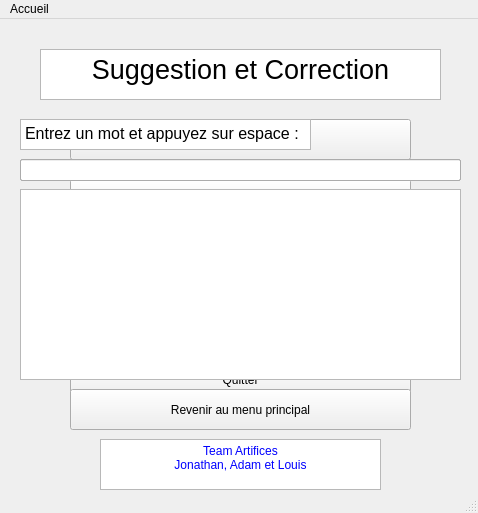
<?xml version="1.0" encoding="UTF-8"?>
<ui version="4.0">
 <class>MainWindow</class>
 <widget class="QMainWindow" name="MainWindow">
  <property name="geometry">
   <rect>
    <x>0</x>
    <y>0</y>
    <width>478</width>
    <height>513</height>
   </rect>
  </property>
  <property name="windowTitle">
   <string>MainWindow</string>
  </property>
  <widget class="QWidget" name="centralWidget">
   <widget class="QPushButton" name="boutonOuvrir">
    <property name="geometry">
     <rect>
      <x>70</x>
      <y>100</y>
      <width>341</width>
      <height>41</height>
     </rect>
    </property>
    <property name="text">
     <string>Ouvrir un lexique</string>
    </property>
   </widget>
   <widget class="QPushButton" name="boutonSuggestion">
    <property name="geometry">
     <rect>
      <x>70</x>
      <y>160</y>
      <width>341</width>
      <height>41</height>
     </rect>
    </property>
    <property name="text">
     <string>Utiliser la fonctionnalité de suggestion</string>
    </property>
   </widget>
   <widget class="QPushButton" name="boutonCorrection">
    <property name="geometry">
     <rect>
      <x>70</x>
      <y>220</y>
      <width>341</width>
      <height>41</height>
     </rect>
    </property>
    <property name="text">
     <string>Utiliser la fonctionnalité de correction</string>
    </property>
   </widget>
   <widget class="QPushButton" name="boutonSuggestionCorrection">
    <property name="geometry">
     <rect>
      <x>70</x>
      <y>280</y>
      <width>341</width>
      <height>41</height>
     </rect>
    </property>
    <property name="text">
     <string>Utiliser la fonctionnalité de suggestion et de correction</string>
    </property>
   </widget>
   <widget class="QPushButton" name="boutonQuitter">
    <property name="geometry">
     <rect>
      <x>70</x>
      <y>340</y>
      <width>341</width>
      <height>41</height>
     </rect>
    </property>
    <property name="text">
     <string>Quitter</string>
    </property>
   </widget>
   <widget class="QLineEdit" name="EntrerTextSuggestion">
    <property name="geometry">
     <rect>
      <x>20</x>
      <y>140</y>
      <width>441</width>
      <height>22</height>
     </rect>
    </property>
   </widget>
   <widget class="QTextBrowser" name="textTitreMain">
    <property name="geometry">
     <rect>
      <x>40</x>
      <y>30</y>
      <width>401</width>
      <height>51</height>
     </rect>
    </property>
    <property name="html">
     <string>&lt;!DOCTYPE HTML PUBLIC &quot;-//W3C//DTD HTML 4.0//EN&quot; &quot;http://www.w3.org/TR/REC-html40/strict.dtd&quot;&gt;
&lt;html&gt;&lt;head&gt;&lt;meta name=&quot;qrichtext&quot; content=&quot;1&quot; /&gt;&lt;style type=&quot;text/css&quot;&gt;
p, li { white-space: pre-wrap; }
&lt;/style&gt;&lt;/head&gt;&lt;body style=&quot; font-family:'MS Shell Dlg 2'; font-size:8.25pt; font-weight:400; font-style:normal;&quot;&gt;
&lt;p align=&quot;center&quot; style=&quot; margin-top:0px; margin-bottom:0px; margin-left:0px; margin-right:0px; -qt-block-indent:0; text-indent:0px;&quot;&gt;&lt;span style=&quot; font-family:'Sans Serif'; font-size:20pt;&quot;&gt;Automates et Langages&lt;/span&gt;&lt;/p&gt;&lt;/body&gt;&lt;/html&gt;</string>
    </property>
   </widget>
   <widget class="QTextBrowser" name="textPar">
    <property name="geometry">
     <rect>
      <x>100</x>
      <y>420</y>
      <width>281</width>
      <height>51</height>
     </rect>
    </property>
    <property name="html">
     <string>&lt;!DOCTYPE HTML PUBLIC &quot;-//W3C//DTD HTML 4.0//EN&quot; &quot;http://www.w3.org/TR/REC-html40/strict.dtd&quot;&gt;
&lt;html&gt;&lt;head&gt;&lt;meta name=&quot;qrichtext&quot; content=&quot;1&quot; /&gt;&lt;style type=&quot;text/css&quot;&gt;
p, li { white-space: pre-wrap; }
&lt;/style&gt;&lt;/head&gt;&lt;body style=&quot; font-family:'MS Shell Dlg 2'; font-size:8.25pt; font-weight:400; font-style:normal;&quot;&gt;
&lt;p align=&quot;center&quot; style=&quot; margin-top:0px; margin-bottom:0px; margin-left:0px; margin-right:0px; -qt-block-indent:0; text-indent:0px;&quot;&gt;&lt;span style=&quot; font-family:'Sans Serif'; font-size:9pt; color:#0000ff;&quot;&gt;Team Artifices&lt;/span&gt;&lt;/p&gt;
&lt;p align=&quot;center&quot; style=&quot; margin-top:0px; margin-bottom:0px; margin-left:0px; margin-right:0px; -qt-block-indent:0; text-indent:0px;&quot;&gt;&lt;span style=&quot; font-family:'Sans Serif'; font-size:9pt; color:#0000ff;&quot;&gt;Jonathan, Adam et Louis&lt;/span&gt;&lt;/p&gt;&lt;/body&gt;&lt;/html&gt;</string>
    </property>
   </widget>
   <widget class="QTextBrowser" name="textOutput">
    <property name="geometry">
     <rect>
      <x>20</x>
      <y>170</y>
      <width>441</width>
      <height>191</height>
     </rect>
    </property>
    <property name="html">
     <string>&lt;!DOCTYPE HTML PUBLIC &quot;-//W3C//DTD HTML 4.0//EN&quot; &quot;http://www.w3.org/TR/REC-html40/strict.dtd&quot;&gt;
&lt;html&gt;&lt;head&gt;&lt;meta name=&quot;qrichtext&quot; content=&quot;1&quot; /&gt;&lt;style type=&quot;text/css&quot;&gt;
p, li { white-space: pre-wrap; }
&lt;/style&gt;&lt;/head&gt;&lt;body style=&quot; font-family:'MS Shell Dlg 2'; font-size:8.25pt; font-weight:400; font-style:normal;&quot;&gt;
&lt;p style=&quot;-qt-paragraph-type:empty; margin-top:0px; margin-bottom:0px; margin-left:0px; margin-right:0px; -qt-block-indent:0; text-indent:0px; font-family:'Sans Serif'; font-size:9pt;&quot;&gt;&lt;br /&gt;&lt;/p&gt;&lt;/body&gt;&lt;/html&gt;</string>
    </property>
   </widget>
   <widget class="QPushButton" name="boutonRevenirMenu">
    <property name="geometry">
     <rect>
      <x>70</x>
      <y>370</y>
      <width>341</width>
      <height>41</height>
     </rect>
    </property>
    <property name="text">
     <string>Revenir au menu principal</string>
    </property>
   </widget>
   <widget class="QTextBrowser" name="textEntrerMot">
    <property name="geometry">
     <rect>
      <x>20</x>
      <y>100</y>
      <width>151</width>
      <height>31</height>
     </rect>
    </property>
    <property name="html">
     <string>&lt;!DOCTYPE HTML PUBLIC &quot;-//W3C//DTD HTML 4.0//EN&quot; &quot;http://www.w3.org/TR/REC-html40/strict.dtd&quot;&gt;
&lt;html&gt;&lt;head&gt;&lt;meta name=&quot;qrichtext&quot; content=&quot;1&quot; /&gt;&lt;style type=&quot;text/css&quot;&gt;
p, li { white-space: pre-wrap; }
&lt;/style&gt;&lt;/head&gt;&lt;body style=&quot; font-family:'MS Shell Dlg 2'; font-size:8.25pt; font-weight:400; font-style:normal;&quot;&gt;
&lt;p style=&quot; margin-top:0px; margin-bottom:0px; margin-left:0px; margin-right:0px; -qt-block-indent:0; text-indent:0px;&quot;&gt;&lt;span style=&quot; font-family:'Sans Serif'; font-size:12pt;&quot;&gt;Entrez un mot :&lt;/span&gt;&lt;/p&gt;&lt;/body&gt;&lt;/html&gt;</string>
    </property>
   </widget>
   <widget class="QLineEdit" name="EntrerTextCorrection">
    <property name="geometry">
     <rect>
      <x>20</x>
      <y>140</y>
      <width>441</width>
      <height>22</height>
     </rect>
    </property>
   </widget>
   <widget class="QLineEdit" name="EntrerTextSuggestionCorrection">
    <property name="geometry">
     <rect>
      <x>20</x>
      <y>140</y>
      <width>441</width>
      <height>22</height>
     </rect>
    </property>
   </widget>
   <widget class="QTextBrowser" name="textTitreSuggestion">
    <property name="geometry">
     <rect>
      <x>40</x>
      <y>30</y>
      <width>401</width>
      <height>51</height>
     </rect>
    </property>
    <property name="html">
     <string>&lt;!DOCTYPE HTML PUBLIC &quot;-//W3C//DTD HTML 4.0//EN&quot; &quot;http://www.w3.org/TR/REC-html40/strict.dtd&quot;&gt;
&lt;html&gt;&lt;head&gt;&lt;meta name=&quot;qrichtext&quot; content=&quot;1&quot; /&gt;&lt;style type=&quot;text/css&quot;&gt;
p, li { white-space: pre-wrap; }
&lt;/style&gt;&lt;/head&gt;&lt;body style=&quot; font-family:'MS Shell Dlg 2'; font-size:8.25pt; font-weight:400; font-style:normal;&quot;&gt;
&lt;p align=&quot;center&quot; style=&quot; margin-top:0px; margin-bottom:0px; margin-left:0px; margin-right:0px; -qt-block-indent:0; text-indent:0px;&quot;&gt;&lt;span style=&quot; font-family:'Sans Serif'; font-size:20pt;&quot;&gt;Suggestion&lt;/span&gt;&lt;/p&gt;&lt;/body&gt;&lt;/html&gt;</string>
    </property>
   </widget>
   <widget class="QTextBrowser" name="textTitreCorrection">
    <property name="geometry">
     <rect>
      <x>40</x>
      <y>30</y>
      <width>401</width>
      <height>51</height>
     </rect>
    </property>
    <property name="html">
     <string>&lt;!DOCTYPE HTML PUBLIC &quot;-//W3C//DTD HTML 4.0//EN&quot; &quot;http://www.w3.org/TR/REC-html40/strict.dtd&quot;&gt;
&lt;html&gt;&lt;head&gt;&lt;meta name=&quot;qrichtext&quot; content=&quot;1&quot; /&gt;&lt;style type=&quot;text/css&quot;&gt;
p, li { white-space: pre-wrap; }
&lt;/style&gt;&lt;/head&gt;&lt;body style=&quot; font-family:'MS Shell Dlg 2'; font-size:8.25pt; font-weight:400; font-style:normal;&quot;&gt;
&lt;p align=&quot;center&quot; style=&quot; margin-top:0px; margin-bottom:0px; margin-left:0px; margin-right:0px; -qt-block-indent:0; text-indent:0px;&quot;&gt;&lt;span style=&quot; font-family:'Sans Serif'; font-size:20pt;&quot;&gt;Correction&lt;/span&gt;&lt;/p&gt;&lt;/body&gt;&lt;/html&gt;</string>
    </property>
   </widget>
   <widget class="QTextBrowser" name="textTitreSuggestionCorrection">
    <property name="geometry">
     <rect>
      <x>40</x>
      <y>30</y>
      <width>401</width>
      <height>51</height>
     </rect>
    </property>
    <property name="html">
     <string>&lt;!DOCTYPE HTML PUBLIC &quot;-//W3C//DTD HTML 4.0//EN&quot; &quot;http://www.w3.org/TR/REC-html40/strict.dtd&quot;&gt;
&lt;html&gt;&lt;head&gt;&lt;meta name=&quot;qrichtext&quot; content=&quot;1&quot; /&gt;&lt;style type=&quot;text/css&quot;&gt;
p, li { white-space: pre-wrap; }
&lt;/style&gt;&lt;/head&gt;&lt;body style=&quot; font-family:'MS Shell Dlg 2'; font-size:8.25pt; font-weight:400; font-style:normal;&quot;&gt;
&lt;p align=&quot;center&quot; style=&quot; margin-top:0px; margin-bottom:0px; margin-left:0px; margin-right:0px; -qt-block-indent:0; text-indent:0px;&quot;&gt;&lt;span style=&quot; font-family:'Sans Serif'; font-size:20pt;&quot;&gt;Suggestion et Correction&lt;/span&gt;&lt;/p&gt;&lt;/body&gt;&lt;/html&gt;</string>
    </property>
   </widget>
   <widget class="QTextBrowser" name="textEntrerMot_2">
    <property name="geometry">
     <rect>
      <x>20</x>
      <y>100</y>
      <width>291</width>
      <height>31</height>
     </rect>
    </property>
    <property name="html">
     <string>&lt;!DOCTYPE HTML PUBLIC &quot;-//W3C//DTD HTML 4.0//EN&quot; &quot;http://www.w3.org/TR/REC-html40/strict.dtd&quot;&gt;
&lt;html&gt;&lt;head&gt;&lt;meta name=&quot;qrichtext&quot; content=&quot;1&quot; /&gt;&lt;style type=&quot;text/css&quot;&gt;
p, li { white-space: pre-wrap; }
&lt;/style&gt;&lt;/head&gt;&lt;body style=&quot; font-family:'MS Shell Dlg 2'; font-size:8.25pt; font-weight:400; font-style:normal;&quot;&gt;
&lt;p style=&quot; margin-top:0px; margin-bottom:0px; margin-left:0px; margin-right:0px; -qt-block-indent:0; text-indent:0px;&quot;&gt;&lt;span style=&quot; font-family:'Sans Serif'; font-size:12pt;&quot;&gt;Entrez un mot et appuyez sur espace :&lt;/span&gt;&lt;/p&gt;&lt;/body&gt;&lt;/html&gt;</string>
    </property>
   </widget>
  </widget>
  <widget class="QMenuBar" name="menuBar">
   <property name="geometry">
    <rect>
     <x>0</x>
     <y>0</y>
     <width>478</width>
     <height>21</height>
    </rect>
   </property>
   <widget class="QMenu" name="accueil">
    <property name="title">
     <string>Accueil</string>
    </property>
    <addaction name="actionSuggestion"/>
    <addaction name="separator"/>
    <addaction name="actionQuitter"/>
   </widget>
   <addaction name="accueil"/>
  </widget>
  <widget class="QStatusBar" name="statusBar"/>
  <action name="actionQuitter">
   <property name="text">
    <string>Quitter</string>
   </property>
  </action>
  <action name="actionSuggestion">
   <property name="text">
    <string>Choisir Lexique</string>
   </property>
  </action>
 </widget>
 <layoutdefault spacing="6" margin="11"/>
 <resources/>
 <connections>
  <connection>
   <sender>actionQuitter</sender>
   <signal>triggered()</signal>
   <receiver>MainWindow</receiver>
   <slot>close()</slot>
   <hints>
    <hint type="sourcelabel">
     <x>-1</x>
     <y>-1</y>
    </hint>
    <hint type="destinationlabel">
     <x>238</x>
     <y>256</y>
    </hint>
   </hints>
  </connection>
 </connections>
</ui>
